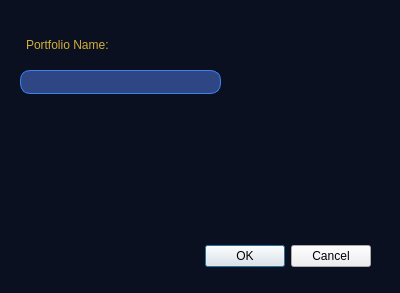
<?xml version="1.0" encoding="UTF-8"?>
<ui version="4.0">
 <class>CreatePortfolioDialog</class>
 <widget class="QDialog" name="CreatePortfolioDialog">
  <property name="geometry">
   <rect>
    <x>0</x>
    <y>0</y>
    <width>400</width>
    <height>293</height>
   </rect>
  </property>
  <property name="windowTitle">
   <string>Dialog</string>
  </property>
  <property name="styleSheet">
   <string notr="true">QDialog{
	background-color: rgb(11, 16, 32);
}</string>
  </property>
  <widget class="QDialogButtonBox" name="buttonBox">
   <property name="geometry">
    <rect>
     <x>30</x>
     <y>240</y>
     <width>341</width>
     <height>32</height>
    </rect>
   </property>
   <property name="orientation">
    <enum>Qt::Orientation::Horizontal</enum>
   </property>
   <property name="standardButtons">
    <set>QDialogButtonBox::StandardButton::Cancel|QDialogButtonBox::StandardButton::Ok</set>
   </property>
  </widget>
  <widget class="QLineEdit" name="lineEdit">
   <property name="geometry">
    <rect>
     <x>20</x>
     <y>70</y>
     <width>201</width>
     <height>24</height>
    </rect>
   </property>
   <property name="styleSheet">
    <string notr="true">QLineEdit{
	background-color: rgb(46, 70, 131);
	border: 1px solid rgb(59, 130, 246);
	border-radius: 10px;
	padding: 3px;
	color:rgb(255, 255, 255);
	
}</string>
   </property>
   <property name="text">
    <string/>
   </property>
  </widget>
  <widget class="QLabel" name="name_label">
   <property name="geometry">
    <rect>
     <x>20</x>
     <y>30</y>
     <width>131</width>
     <height>31</height>
    </rect>
   </property>
   <property name="styleSheet">
    <string notr="true">QLabel{

	font: 12pt &quot;Segoe UI&quot;;
	border: 0px;
	color: rgb(212, 175, 55);
	padding: 3px;
}</string>
   </property>
   <property name="text">
    <string>&lt;html&gt;&lt;head/&gt;&lt;body&gt;&lt;p&gt;Portfolio Name:&lt;/p&gt;&lt;/body&gt;&lt;/html&gt;</string>
   </property>
  </widget>
 </widget>
 <resources/>
 <connections>
  <connection>
   <sender>buttonBox</sender>
   <signal>accepted()</signal>
   <receiver>CreatePortfolioDialog</receiver>
   <slot>accept()</slot>
   <hints>
    <hint type="sourcelabel">
     <x>248</x>
     <y>254</y>
    </hint>
    <hint type="destinationlabel">
     <x>157</x>
     <y>274</y>
    </hint>
   </hints>
  </connection>
  <connection>
   <sender>buttonBox</sender>
   <signal>rejected()</signal>
   <receiver>CreatePortfolioDialog</receiver>
   <slot>reject()</slot>
   <hints>
    <hint type="sourcelabel">
     <x>316</x>
     <y>260</y>
    </hint>
    <hint type="destinationlabel">
     <x>286</x>
     <y>274</y>
    </hint>
   </hints>
  </connection>
 </connections>
</ui>
